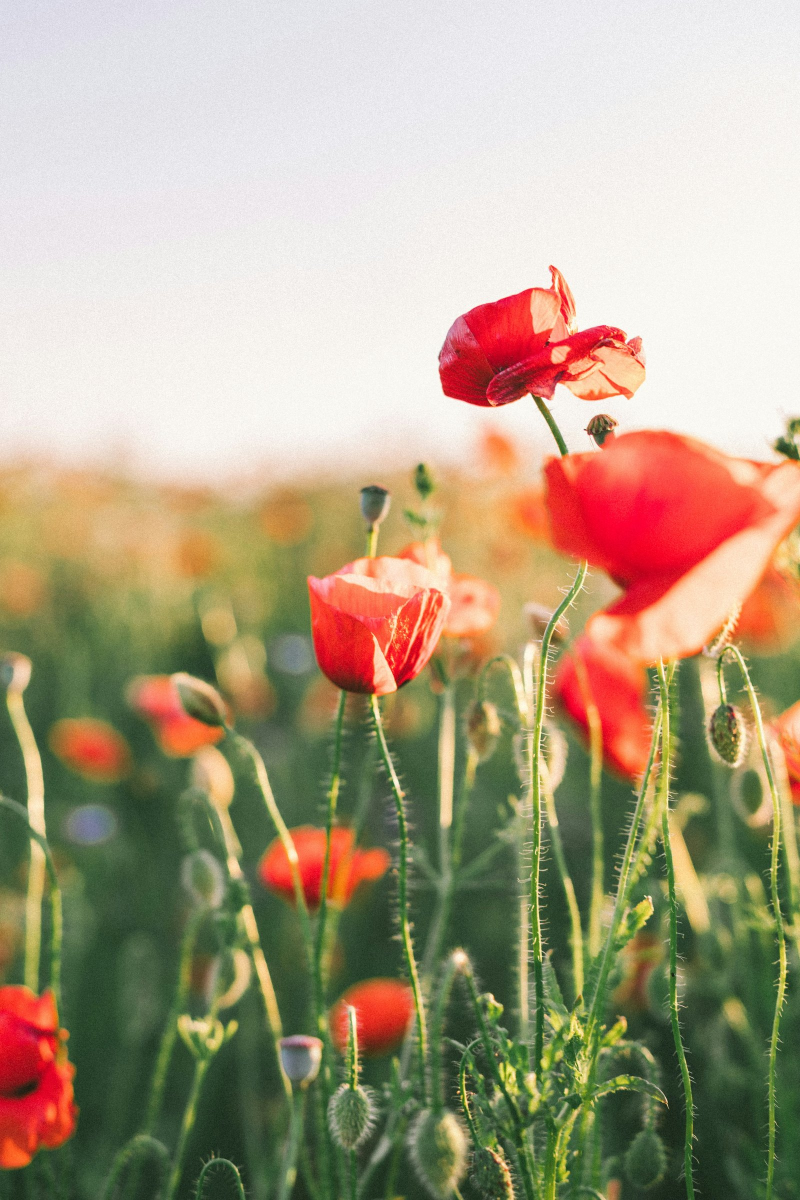
#> input picture backgrounds/poppy_field.jpg, 1600 x 2400 px (shown at 1/2 size)
$ python photo_card.py
#> lines starting #> are read from the running program, lines starting #| are printed output that depends on the picture
#!/usr/bin/env python3
"""
Verse card using real photo backgrounds (from backgrounds/) with a frosted-glass
text panel — verse + reference + short modern reflection + day counter.
"""
import json
import os
import glob
import datetime
import textwrap
from PIL import Image, ImageDraw, ImageFont, ImageFilter

WIDTH, HEIGHT = 1080, 1350

# Font files are bundled in this repo (fonts/) so generation doesn't depend
# on whatever fonts happen to be preinstalled on the runner.
_FONT_DIR = os.path.join(os.path.dirname(os.path.abspath(__file__)), "fonts")
SERIF_ITALIC = os.path.join(_FONT_DIR, "Lora-Italic-Variable.ttf")
SANS_MEDIUM = os.path.join(_FONT_DIR, "Poppins-Medium.ttf")
SANS_LIGHT = os.path.join(_FONT_DIR, "Poppins-Light.ttf")

TEXT_COLOR = (48, 38, 32)
ACCENT = (176, 120, 56)
MUTED = (96, 78, 64)
PANEL_TINT = (255, 250, 240, 150)  # frosted glass tint over blurred photo

BACKGROUNDS_DIR = "backgrounds"

# GitHub Actions runners use UTC. The daily cron fires at 23:30 UTC (7:30 AM
# Philippine Time the *next* day), so date.today() on the runner still
# reports the previous calendar day at that moment. Computing "today" in
# Philippine time instead means the verse-of-the-day rolls over at the
# right moment and won't collide with a manual run made earlier the same
# UTC day.
PH_TZ = datetime.timezone(datetime.timedelta(hours=8))


def today_ph():
    return datetime.datetime.now(PH_TZ).date()


# Simple thematic mapping so the mood of the photo matches the verse.
# Falls back to round-robin if a reference isn't explicitly mapped.
# 12 backgrounds across all 40 verses, grouped by mood/imagery so each photo
# still feels intentionally paired with its verses rather than random.
THEME_MAP = {
    # calm / peace / rest -- open water
    "ocean_aerial.jpg": ["Psalm 23:1", "Isaiah 26:3", "Psalm 46:1", "John 14:27"],
    # strength / courage -- tall, sturdy trees
    "redwood_forest.jpg": ["Joshua 1:9", "Deuteronomy 31:6", "2 Timothy 1:7"],
    # love / hope / God's plans -- warm sunlit tree
    "fig_tree_sun.jpg": ["Jeremiah 29:11", "John 3:16", "Romans 8:28", "1 John 4:19"],
    # joy / delight / beauty -- wildflower field
    "poppy_field.jpg": ["Psalm 37:4", "Zephaniah 3:17", "Matthew 5:16"],
    # new beginnings / renewed strength -- dawn light
    "mountain_sunrise.jpg": ["Isaiah 40:31", "Hebrews 11:1", "Lamentations 3:22-23", "Psalm 30:5"],
    # God's vastness / guidance in darkness -- night sky
    "starry_night.jpg": ["Psalm 119:105", "Psalm 27:1", "Revelation 21:4"],
    # provision / growth / faithful work -- golden field
    "wheat_field.jpg": ["Matthew 6:33", "Proverbs 16:3", "Romans 12:2", "Colossians 3:23"],
    # peace / trust / quiet comfort -- still water
    "still_lake.jpg": ["Isaiah 41:10", "Matthew 11:28", "Psalm 34:18"],
    # guidance / protection on the journey -- open path
    "desert_path.jpg": ["Proverbs 18:10", "2 Corinthians 5:17", "Nahum 1:7"],
    # seasons / enduring hope and love -- changing leaves
    "autumn_forest.jpg": ["1 Corinthians 13:13", "Romans 15:13", "3 John 1:2"],
    # refreshment / renewal / casting cares -- flowing water
    "waterfall.jpg": ["1 Peter 5:7", "Psalm 16:11", "Psalm 139:14"],
    # abundance / faithfulness / a humble walk -- green hills
    "rolling_hills.jpg": ["Philippians 4:13", "Psalm 118:24", "Micah 6:8"],
}
REF_TO_BG = {ref: bg for bg, refs in THEME_MAP.items() for ref in refs}
BG_LIST = list(THEME_MAP.keys())


def load_verses(path="verses.json"):
#> called with path = 'verses.json'
    with open(path) as f:
#> (reads verses.json from the repository)
        return json.load(f)


def pick_verse(verses, key=None):
    if key is None:
        day_of_year = today_ph().timetuple().tm_yday
        idx = day_of_year % len(verses)
    else:
        idx = int(key) % len(verses)
    return verses[idx], idx


def pick_background(verse, idx):
    return REF_TO_BG.get(verse["reference"], BG_LIST[idx % len(BG_LIST)])


_background_sequence_cache = {}


def _compute_background_sequence(verses):
    """Walks the full verse cycle in day order once and resolves every
    consecutive-day collision, so shifting one day's background to avoid a
    repeat can never just create a new repeat with the day after it (a
    naive "only look at yesterday" check doesn't guarantee that -- fixing
    one collision can chain into the next slot)."""
    n = len(verses)
    seq = []
    for i in range(n):
        bg = pick_background(verses[i], i)
        if seq and bg == seq[-1]:
            bg = BG_LIST[(BG_LIST.index(bg) + 1) % len(BG_LIST)]
        seq.append(bg)
#> in generate, photo is the input picture: PIL image 1600x2400 RGB; mean R, G, B 173.9, 159.8, 134
    # The cycle also wraps (day 40 follows day 39 into day 0 of the next
    # 40-day loop) -- fix that seam too, best-effort.
    if len(seq) > 1 and seq[-1] == seq[0]:
        seq[0] = BG_LIST[(BG_LIST.index(seq[0]) + 1) % len(BG_LIST)]
    return seq


def pick_background_no_repeat(verses, verse, idx):
    """Like pick_background, but guarantees the result never matches the
    background used for the immediately preceding calendar day. Several
    verses intentionally share a themed background (e.g. both
    "1 John 4:19" and "Psalm 118:24" use fig_tree_sun.jpg), so two
    consecutive days can land on the same photo purely by chance -- this
    resolves that across the whole cycle without changing any of the
    deliberate verse-to-photo pairings."""
    cache_key = id(verses)
    if cache_key not in _background_sequence_cache:
        _background_sequence_cache[cache_key] = _compute_background_sequence(verses)
    return _background_sequence_cache[cache_key][idx % len(verses)]


CROP_BIAS = {
    # 0.0 = crop from the very top, 1.0 = crop from the very bottom
    "poppy_field.jpg": 0.62,
    "fig_tree_sun.jpg": 0.30,
    "ocean_aerial.jpg": 0.50,
    "redwood_forest.jpg": 0.42,
    "mountain_sunrise.jpg": 0.45,
    "starry_night.jpg": 0.35,
    "wheat_field.jpg": 0.55,
    "still_lake.jpg": 0.45,
    "desert_path.jpg": 0.50,
    "autumn_forest.jpg": 0.40,
    "waterfall.jpg": 0.40,
    "rolling_hills.jpg": 0.55,
}


def cover_crop_resize(img, target_w, target_h, bias=0.4):
#> called with target_w = 1080, target_h = 1350, bias = 0.62
    src_w, src_h = img.size
#> src_w = 1600; src_h = 2400
    target_ratio = target_w / target_h
    src_ratio = src_w / src_h
#> src_ratio = 0.667
    if src_ratio > target_ratio:
        new_h = src_h
        new_w = int(src_h * target_ratio)
    else:
        new_w = src_w
#> new_w = 1600
        new_h = int(src_w / target_ratio)
#> new_h = 2000
    left = (src_w - new_w) // 2
#> left = 0
    top = int((src_h - new_h) * bias)
#> top = 248
    cropped = img.crop((left, top, left + new_w, top + new_h))
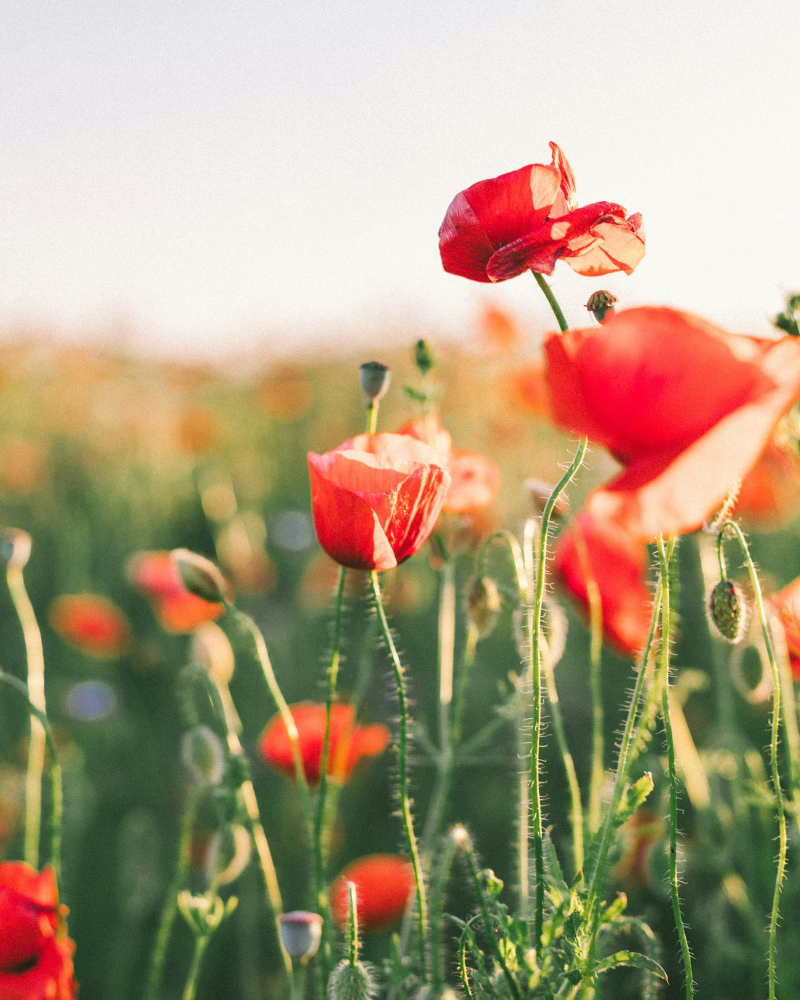
#> cropped: PIL image 1600x2000 RGB (shown at 1/2 size); mean R, G, B 174.8, 156.6, 127.6
    return cropped.resize((target_w, target_h), Image.LANCZOS)


def frosted_panel(base_rgba, box, blur_radius=28, tint=PANEL_TINT, radius=30):
    """Crops box from base, blurs it, tints it, masks to rounded rect, pastes back."""
    x0, y0, x1, y1 = box
    region = base_rgba.crop(box).filter(ImageFilter.GaussianBlur(blur_radius))
    tint_layer = Image.new("RGBA", region.size, tint)
    region = Image.alpha_composite(region.convert("RGBA"), tint_layer)

    mask = Image.new("L", region.size, 0)
    md = ImageDraw.Draw(mask)
    md.rounded_rectangle([0, 0, region.size[0] - 1, region.size[1] - 1], radius=radius, fill=255)
    base_rgba.paste(region, (x0, y0), mask)

    # subtle border
    d = ImageDraw.Draw(base_rgba)
    d.rounded_rectangle(box, radius=radius, outline=(255, 255, 255, 90), width=2)


def wrap_and_fit(draw, text, font_path, max_width, max_height, start_size=50, min_size=28):
    size = start_size
    lines, font, line_h = [text], None, 0
    while size >= min_size:
        font = ImageFont.truetype(font_path, size)
        avg_char_w = font.getlength("n")
        chars_per_line = max(10, int(max_width / avg_char_w))
        lines = textwrap.wrap(text, width=chars_per_line)
        while True:
            too_wide = any(draw.textlength(line, font=font) > max_width for line in lines)
            if not too_wide:
                break
            chars_per_line -= 2
            if chars_per_line < 8:
                break
            lines = textwrap.wrap(text, width=chars_per_line)
        bbox = font.getbbox("Ag")
        line_h = (bbox[3] - bbox[1]) * 1.32
        total_height = len(lines) * line_h
        if total_height <= max_height:
            return font, lines, line_h
        size -= 2
    return font, lines, line_h


def generate(verse, idx=0, day_number=None, brand="Memory Verse For Today",
             background=None, verses=None, output_path="photo_card.png"):
    if background:
        bg_name = background
    elif verses:
        bg_name = pick_background_no_repeat(verses, verse, idx)
    else:
        bg_name = pick_background(verse, idx)
    bg_path = os.path.join(BACKGROUNDS_DIR, bg_name)
    photo = Image.open(bg_path).convert("RGB")
    bias = CROP_BIAS.get(bg_name, 0.4)
    canvas = cover_crop_resize(photo, WIDTH, HEIGHT, bias=bias).convert("RGBA")

    # gentle overall warm scrim for cohesion across different photos
    scrim = Image.new("RGBA", canvas.size, (40, 28, 20, 40))
    canvas.alpha_composite(scrim)
    # smooth vertical gradient (darker top, clear by mid-frame) — no hard edges
    grad = Image.new("L", (1, HEIGHT), 0)
    for y in range(HEIGHT):
        t = min(1.0, y / (HEIGHT * 0.45))
        grad.putpixel((0, y), int(80 * (1 - t)))
    grad = grad.resize((WIDTH, HEIGHT))
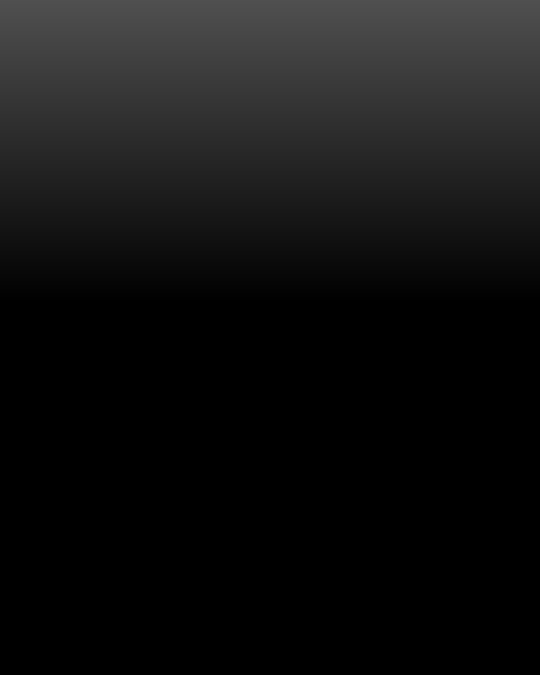
#> grad: PIL image 1080x1350 L (shown at 1/2 size); min 0, max 80, mean 17.8
    top_scrim = Image.new("RGBA", canvas.size, (15, 10, 8, 0))
    top_scrim.putalpha(grad)
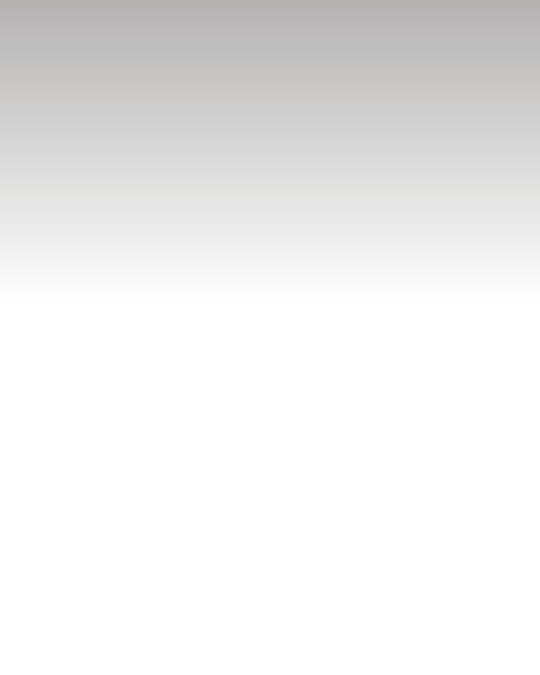
#> top_scrim: PIL image 1080x1350 RGBA (shown at 1/2 size); mean R, G, B, A 15, 10, 8, 17.8; transparent parts drawn white
    canvas.alpha_composite(top_scrim)

    dummy_draw = ImageDraw.Draw(Image.new("RGB", (10, 10)))
    margin_x = 90
    panel_w = WIDTH - 2 * margin_x

    quote_text = f"“{verse['text'].strip()}”"
    quote_font, quote_lines, quote_lh = wrap_and_fit(
        dummy_draw, quote_text, SERIF_ITALIC, panel_w - 100, 460, start_size=44, min_size=26
    )
    refl_font = ImageFont.truetype(SERIF_ITALIC, 32)
    refl_lines = textwrap.wrap(verse.get("reflection", ""), width=34)
    ref_font = ImageFont.truetype(SANS_MEDIUM, 26)
    day_font = ImageFont.truetype(SANS_MEDIUM, 22)

    pad_top, pad_bottom = 44, 38
    line_gap = 16
    panel_h = pad_top
    if day_number:
        panel_h += 30 + 16
    panel_h += len(quote_lines) * quote_lh
    panel_h += 40
    panel_h += line_gap
    panel_h += len(refl_lines) * 40
    panel_h += pad_bottom

    panel_y = int(HEIGHT * 0.22)
    box = (margin_x, panel_y, margin_x + panel_w, panel_y + int(panel_h))
    frosted_panel(canvas, box)
#> in frosted_panel, `tint_layer = Image.new("RGBA", region.size, tint)`:
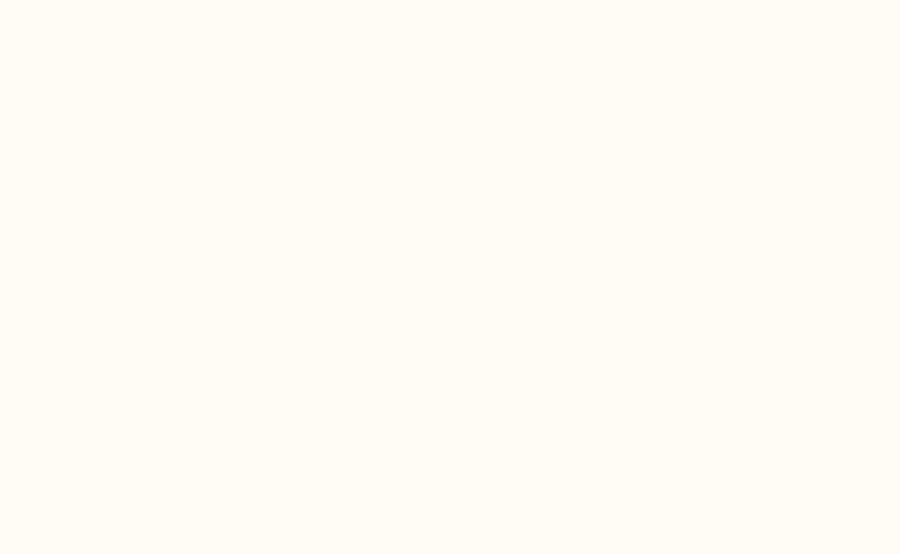
#> tint_layer: PIL image 900x554 RGBA; mean R, G, B, A 255, 250, 240, 150; transparent parts drawn white
#> in frosted_panel, `region = Image.alpha_composite(region.convert("RGBA"), tint_layer)`:
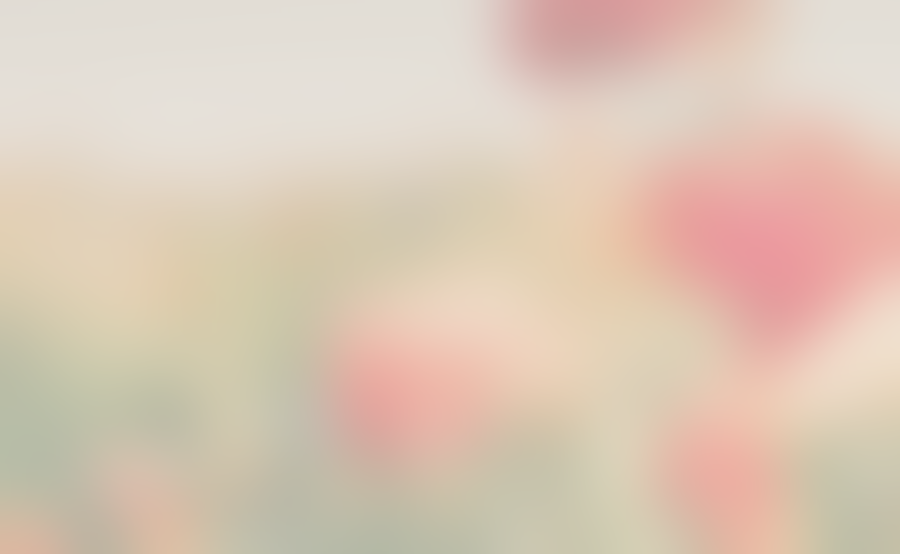
#> region: PIL image 900x554 RGBA; mean R, G, B, A 220.1, 200.2, 182.8, 255
#> in frosted_panel, `mask = Image.new("L", region.size, 0)`: mask: PIL image 900x554 L; every value is 0
#> in frosted_panel, `base_rgba.paste(region, (x0, y0), mask)`:
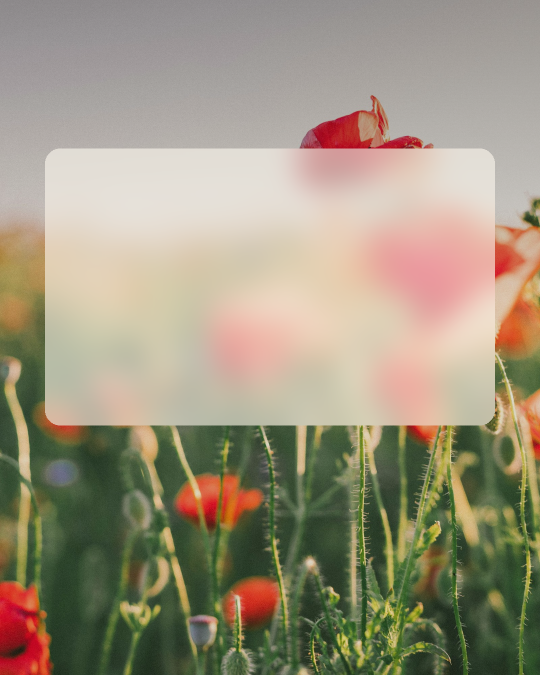
#> base_rgba: PIL image 1080x1350 RGBA (shown at 1/2 size); mean R, G, B, A 157.1, 147.9, 126, 255

    d = ImageDraw.Draw(canvas)
    cx = WIDTH // 2
    cy = panel_y + pad_top

    if day_number:
        label = f"DAY {day_number} OF 365"
        spaced = " ".join(label)
        lw = d.textlength(spaced, font=day_font)
#> lw = 245.5
        d.text((cx - lw / 2, cy), spaced, font=day_font, fill=ACCENT)
        cy += 30 + 16

    for line in quote_lines:
        lw = d.textlength(line, font=quote_font)
        d.text((cx - lw / 2, cy), line, font=quote_font, fill=TEXT_COLOR)
        cy += quote_lh
#> this loop made 5 passes
#> lw on passes 1 to 5: 579.6, 562.6, 584.6, 496.8, 278.4
#> after the loop, cy = 677.4

    ref_text = " ".join(verse["reference"].upper())
    rw = d.textlength(ref_text, font=ref_font)
#> rw = 275.4
    d.text((cx - rw / 2, cy), ref_text, font=ref_font, fill=ACCENT)
    cy += 40 + line_gap
#> cy = 733.4

    for line in refl_lines:
        lw = d.textlength(line, font=refl_font)
        d.text((cx - lw / 2, cy), line, font=refl_font, fill=MUTED)
        cy += 40
#> this loop made 2 passes
#> (lw, cy) on passes 1 to 2: (491.2, 773.4), (471, 813.4)
#> after the loop, cy = 813.4

    # brand footer with soft shadow for legibility over photo
    if brand:
        foot_font = ImageFont.truetype(SANS_LIGHT, 24)
        foot_text = " ".join(brand.upper())
        fw = d.textlength(foot_text, font=foot_font)
#> fw = 447
        fx, fy = WIDTH / 2 - fw / 2, HEIGHT - 60
#> fx = 316.5; fy = 1290
        d.text((fx + 1, fy + 1), foot_text, font=foot_font, fill=(0, 0, 0, 120))
        d.text((fx, fy), foot_text, font=foot_font, fill=(255, 250, 240))

    canvas.convert("RGB").save(output_path, "PNG", quality=92)
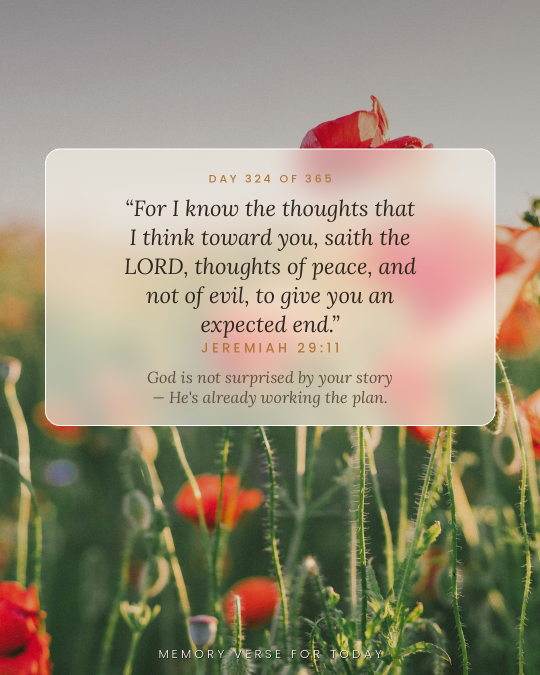
#> saved as photo_sample.png: PIL image 1080x1350 RGB (shown at 1/2 size); mean R, G, B 154.7, 145.6, 124
    return output_path, bg_name


if __name__ == "__main__":
    import sys
    verses = load_verses()
    key = sys.argv[1] if len(sys.argv) > 1 else None
    out = sys.argv[2] if len(sys.argv) > 2 else "photo_sample.png"
    verse, idx = pick_verse(verses, key)
    day_of_year = today_ph().timetuple().tm_yday
    path, bg = generate(verse, idx=idx, day_number=day_of_year, verses=verses, output_path=out)
    print(f"idx={idx} ref={verse['reference']} bg={bg} -> {path}")
